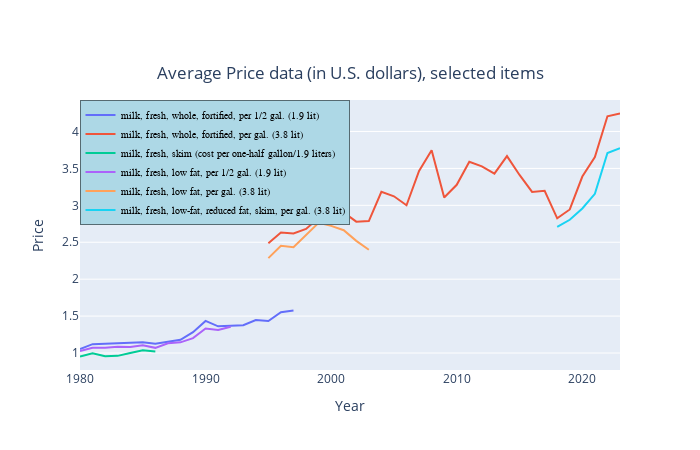

The notebook cell this image was saved under:
### Markdown cell above
## Task 1: Average Price (AP) changes over years

We want to see how the price of several items change over years.

Create the following plot. Your figure should look similar (though not necessarily identical)

![Task 1](./images/task1.png)

### Code cell
###BEGIN SOLUTION
#Task1
food_names = ['chicken', 'beef', 'pork', 'steak', 'bacon', 'egg', 'milk']

df1 = pd.DataFrame(columns = df_food_price.columns)


for s in food_names:
    df = df_food_price[df_food_price['item_name'].str.contains(s)]
    df1 = pd.concat([df1, df], axis = 'rows')
    

df1 = df1.groupby(['item_code', 'year']).agg({'value':'mean'})
df1 = df1.reset_index()
df1 = pd.merge(df1, df_item, on = 'item_code')

uniq_item_codes = df1['item_code'].unique()
uniq_years = df1['year'].unique()

#reserve the item_codes for next task
uniq_item_code_T1 = []

data = []

for ic in uniq_item_codes:
    df = df1[df1['item_code'] == ic]    
    if df.shape[0] < len(uniq_years) - 10:
        continue

        
    print(ic)
    uniq_item_code_T1.append(ic)
    trace = go.Scatter(
                    x = df.year,
                    y = df.value,
                    mode = "lines",
                    name = df['item_name'].values[0],
                    #marker = dict(color = 'rgba(16, 112, 2, 0.8)'),
                    text= df['item_name'].values[0])

    data.append(trace)

layout = go.Layout(
        width=700, height=450,    
        title=go.layout.Title(text='Average Price data (in U.S. dollars), selected items', 
                              y = 0.85, x = 0.5, xanchor = 'center', yanchor = 'top'),
        legend = dict(y = 1, x = 0, title_font_family="Times New Roman",
                      font=dict(
                                family="Courier",
                                size=10,
                                color="black"),
                      bgcolor="LightBlue",
                      bordercolor="Black",
                      borderwidth=0.5),
        xaxis=dict(title = 'Year', showgrid=False),
        yaxis=dict(title= 'Price', showgrid=True),
        showlegend=True
    )

fig = go.Figure(data = data, layout = layout)
fig.show()
###END SOLUTION

### Figure 1 — Plotly figure (JSON) as saved in the notebook; plotly's stock layout.template omitted (floating-point values rounded to 4 significant figures)
{"data": [{"mode": "lines", "name": "milk, fresh, whole, fortified, per 1/2 gal. (1.9 lit)", "text": "milk, fresh, whole, fortified, per 1/2 gal. (1.9 lit)", "type": "scatter", "x": [1980, 1981, 1982, 1983, 1984, 1985, 1986, 1987, 1988, 1989, 1990, 1991, 1992, 1993, 1994, 1995, 1996, 1997], "y": [1.055, 1.12, 1.125, 1.129, 1.133, 1.145, 1.125, 1.15, 1.179, 1.282, 1.435, 1.362, 1.365, 1.376, 1.446, 1.433, 1.553, 1.575]}, {"mode": "lines", "name": "milk, fresh, whole, fortified, per gal. (3.8 lit)", "text": "milk, fresh, whole, fortified, per gal. (3.8 lit)", "type": "scatter", "x": [1995, 1996, 1997, 1998, 1999, 2000, 2001, 2002, 2003, 2004, 2005, 2006, 2007, 2008, 2009, 2010, 2011, 2012, 2013, 2014, 2015, 2016, 2017, 2018, 2019, 2020, 2021, 2022, 2023], "y": [2.487, 2.631, 2.619, 2.68, 2.827, 2.781, 2.904, 2.779, 2.787, 3.183, 3.123, 3.001, 3.466, 3.746, 3.106, 3.278, 3.59, 3.528, 3.43, 3.667, 3.411, 3.181, 3.196, 2.824, 2.944, 3.39, 3.655, 4.206, 4.244]}, {"mode": "lines", "name": "milk, fresh, skim (cost per one-half gallon/1.9 liters)", "text": "milk, fresh, skim (cost per one-half gallon/1.9 liters)", "type": "scatter", "x": [1980, 1981, 1982, 1983, 1984, 1985, 1986], "y": [0.953, 0.9954, 0.9559, 0.9615, 1.001, 1.037, 1.021]}, {"mode": "lines", "name": "milk, fresh, low fat, per 1/2 gal. (1.9 lit)", "text": "milk, fresh, low fat, per 1/2 gal. (1.9 lit)", "type": "scatter", "x": [1980, 1981, 1982, 1983, 1984, 1985, 1986, 1987, 1988, 1989, 1990, 1991, 1992], "y": [1.025, 1.072, 1.073, 1.084, 1.081, 1.104, 1.07, 1.133, 1.145, 1.202, 1.332, 1.312, 1.357]}, {"mode": "lines", "name": "milk, fresh, low fat, per gal. (3.8 lit)", "text": "milk, fresh, low fat, per gal. (3.8 lit)", "type": "scatter", "x": [1995, 1996, 1997, 1998, 1999, 2000, 2001, 2002, 2003], "y": [2.285, 2.451, 2.434, 2.6, 2.762, 2.722, 2.663, 2.519, 2.398]}, {"mode": "lines", "name": "milk, fresh, low-fat, reduced fat, skim, per gal. (3.8 lit)", "text": "milk, fresh, low-fat, reduced fat, skim, per gal. (3.8 lit)", "type": "scatter", "x": [2018, 2019, 2020, 2021, 2022, 2023], "y": [2.707, 2.805, 2.958, 3.156, 3.709, 3.775]}], "layout": {"height": 450, "legend": {"bgcolor": "LightBlue", "bordercolor": "Black", "borderwidth": 0.5, "font": {"color": "black", "family": "Courier", "size": 10}, "title": {"font": {"family": "Times New Roman"}}, "x": 0, "y": 1}, "showlegend": true, "title": {"text": "Average Price data (in U.S. dollars), selected items", "x": 0.5, "xanchor": "center", "y": 0.85, "yanchor": "top"}, "width": 700, "xaxis": {"autorange": true, "range": [1980, 2023], "showgrid": false, "title": {"text": "Year"}, "type": "linear"}, "yaxis": {"autorange": true, "range": [0.7702, 4.426], "showgrid": true, "title": {"text": "Price"}, "type": "linear"}}}
